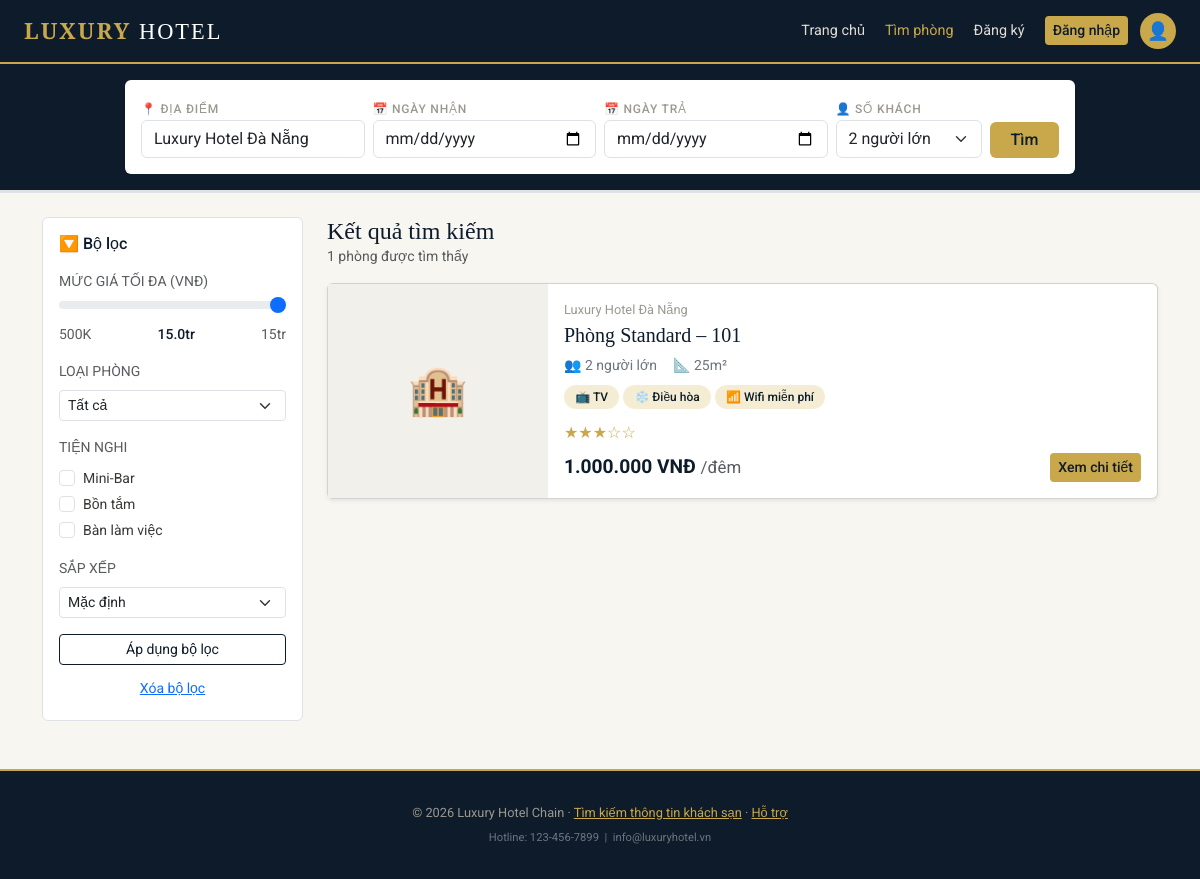
The page /views/search.php?diaDiem=Luxury+Hotel+Đà+Nẵng on the database its author committed.
### tables this page shows
CREATE TABLE `phong` (
  `MaPhong` varchar(10) NOT NULL,
  `SoPhong` varchar(10) NOT NULL,
  `MaKS` varchar(10) DEFAULT NULL,
  `MaLoai` varchar(10) DEFAULT NULL,
  `TrangThai` enum('Available','Reserved','Occupied','Cleaning') DEFAULT 'Available'
);

CREATE TABLE `khach_san` (
  `MaKS` varchar(10) NOT NULL,
  `TenKS` varchar(100) NOT NULL,
  `DiaChi` varchar(255) NOT NULL,
  `MoTa` text DEFAULT NULL,
  `HinhAnhDaiDien` varchar(255) DEFAULT NULL
);

CREATE TABLE `loai_phong` (
  `MaLoai` varchar(10) NOT NULL,
  `TenLoai` varchar(50) NOT NULL,
  `DonGia` decimal(15,2) NOT NULL,
  `DienTich` float DEFAULT NULL,
  `TienIch` text DEFAULT NULL,
  `MoTa` text DEFAULT NULL
);

### includes/functions.php (called while the page is built, shortened)
<?php
function fmtVND($soTien)
{
    return number_format((float)$soTien, 0, ',', '.') . ' VNĐ';
}
function renderSao($soSao)
{
    $soSao = max(0, min(5, (int)$soSao));
    return str_repeat('★', $soSao) . str_repeat('☆', 5 - $soSao);
}
function maLoaiSangSoSao($tenLoai)
{
    $map = ['Standard' => 3, 'Deluxe' => 4, 'Suite' => 5];
    foreach ($map as $key => $val) {
        if (stripos($tenLoai, $key) !== false) return $val;
    }
    return 3;
}
function tachTienIch($chuoiTienIch)
{
    return array_map('trim', explode(',', $chuoiTienIch));
}
function iconTienIch($tenTienIch)
{
    $map = [
        'TV' => '📺', 'Wifi miễn phí' => '📶', 'Wifi' => '📶', 'Wi-Fi' => '📶',
        'Mini-bar' => '🍸', 'Bàn làm việc' => '💼', 'Bồn tắm' => '🛁',
        'Điều hòa' => '❄️', 'Sofa' => '🛋️',
    ];
    foreach ($map as $key => $icon) {
        if (stripos($tenTienIch, $key) !== false) return $icon;
    }
    return '✓';
}
function h($chuoi)
{
    return htmlspecialchars($chuoi ?? '', ENT_QUOTES, 'UTF-8');
}

### views/search.php (the view, shortened to what this page needs)
<?php
require_once '../includes/functions.php';
require_once '../models/mdl_phong.php';
$diaDiem    = trim($_GET['diaDiem'] ?? '');
$ngayNhan   = trim($_GET['ngayNhan'] ?? '');
$ngayTra    = trim($_GET['ngayTra'] ?? '');
$soKhach    = trim($_GET['soKhach'] ?? '2');
$giaMax     = isset($_GET['giaMax']) && $_GET['giaMax'] !== '' ? (float)$_GET['giaMax'] : 15000000;
$sapXep     = trim($_GET['sapXep'] ?? '');
$tienIchLoc = $_GET['tienIch'] ?? [];
$loiNgay = '';
$homNay = date('Y-m-d');
$sql = "
    SELECT p.MaPhong, p.SoPhong, p.TrangThai,
           lp.MaLoai, lp.TenLoai, lp.DonGia, lp.DienTich, lp.TienIch,
           ks.MaKS, ks.TenKS, ks.DiaChi
    FROM phong p
    INNER JOIN loai_phong lp ON p.MaLoai = lp.MaLoai
    INNER JOIN khach_san ks ON p.MaKS = ks.MaKS
    WHERE p.TrangThai != 'Cleaning'
";
$params = [];
if ($diaDiem !== '') {
    $sql .= " AND (ks.TenKS LIKE :diaDiem OR ks.DiaChi LIKE :diaDiem2) ";
    $params[':diaDiem']  = '%' . $diaDiem . '%';
    $params[':diaDiem2'] = '%' . $diaDiem . '%';
}
$sql .= " AND lp.DonGia <= :giaMax ";
$params[':giaMax'] = $giaMax;
if ($ngayNhan !== '' && $ngayTra !== '' && $loiNgay === '') {
    $sql .= "
        AND NOT EXISTS (
            SELECT 1 FROM don_dat_phong ddp
            WHERE ddp.MaPhong = p.MaPhong
              AND ddp.TrangThaiDon != 'DaHuy'
              AND ddp.NgayNhan < :ngayTra
              AND ddp.NgayTra   > :ngayNhan
        )
    ";
    $params[':ngayNhan'] = $ngayNhan;
    $params[':ngayTra']  = $ngayTra;
} else {
    $sql .= " AND p.TrangThai = 'Available' ";
}
switch ($sapXep) {
    default:     $sql .= " ORDER BY ks.TenKS ASC ";   break;
}
$stmt = $pdo->prepare($sql);
foreach ($params as $key => $val) {
    $stmt->bindValue($key, $val);
}
$stmt->execute();
$dsPhong = $stmt->fetchAll();
require_once '../includes/head.php';
require_once '../includes/navbar.php';
?>
<div style="background:var(--navy)" class="py-3 border-bottom border-3" >
  <div class="container">
    <form action="search.php" method="GET" class="search-bar-card p-3 rounded">
      <div class="row g-2 align-items-end">
        <div class="col-12 col-md-3 text-start">
          <label>📍 Địa điểm</label>
          <input type="text" name="diaDiem" class="form-control" value="<?= h($diaDiem) ?>" placeholder="Bạn muốn đi đâu?">
        </div>
        <div class="col-6 col-md-3 text-start">
          <label>📅 Ngày nhận</label>
          <input type="date" name="ngayNhan" class="form-control" value="<?= h($ngayNhan) ?>" min="<?= $homNay ?>">
        </div>
        <div class="col-6 col-md-3 text-start">
          <label>📅 Ngày trả</label>
          <input type="date" name="ngayTra" class="form-control" value="<?= h($ngayTra) ?>" min="<?= h($ngayNhan ?: $homNay) ?>">
        </div>
        <div class="col-8 col-md-2 text-start">
          <label>👤 Số khách</label>
          <select name="soKhach" class="form-select">
            <?php foreach ([1,2,3,4] as $n): ?>
              <option value="<?= $n ?>" <?= $soKhach == $n ? 'selected' : '' ?>><?= $n ?> người lớn</option>
            <?php endforeach; ?>
          </select>
        </div>
        <div class="col-4 col-md-1">
          <button type="submit" class="btn btn-gold w-100">Tìm</button>
        </div>
      </div>
    </form>
  </div>
</div>
<div class="container my-4">
  <div class="row g-4">
    <div class="col-12 col-lg-3">
      <form action="search.php" method="GET" id="filterForm">
        <div class="filter-sidebar bg-white border rounded p-3">
          <h6 class="fw-medium mb-3" style="color:var(--navy)">🔽 Bộ lọc</h6>
          <div class="mb-3">
            <label class="small text-uppercase text-muted">Mức giá tối đa (VNĐ)</label>
            <input type="range" name="giaMax" class="form-range" min="500000" max="15000000" step="500000" value="<?= (int)$giaMax ?>" oninput="document.getElementById('priceLabel').textContent=(this.value/1000000).toFixed(1)+'tr'">
            <div class="d-flex justify-content-between small text-muted">
              <span>500K</span><span id="priceLabel" style="color:var(--navy);font-weight:500"><?= number_format($giaMax/1000000, 1) ?>tr</span><span>15tr</span>
            </div>
          </div>
          <div class="mb-3">
            <label class="small text-uppercase text-muted d-block mb-2">Loại phòng</label>
            <select name="loaiPhong" class="form-select form-select-sm">
              <option value="">Tất cả</option>
            </select>
          </div>
          <div class="mb-3">
            <label class="small text-uppercase text-muted d-block mb-2">Tiện nghi</label>
            <?php foreach (['minibar' => 'Mini-Bar', 'bontam' => 'Bồn tắm', 'banlv' => 'Bàn làm việc'] as $key => $label): ?>
              <div class="form-check">
                <input class="form-check-input" type="checkbox" name="tienIch[]" value="<?= $key ?>" id="ti-<?= $key ?>" <?= in_array($key, $tienIchLoc) ? 'checked' : '' ?>>
                <label class="form-check-label small" for="ti-<?= $key ?>"><?= $label ?></label>
              </div>
            <?php endforeach; ?>
          </div>
          <div class="mb-3">
            <label class="small text-uppercase text-muted d-block mb-2">Sắp xếp</label>
            <select name="sapXep" class="form-select form-select-sm">
              <option value="">Mặc định</option>
            </select>
          </div>
          <button type="submit" class="btn btn-outline-navy btn-sm w-100 mb-2">Áp dụng bộ lọc</button>
          <a href="search.php" class="btn btn-link btn-sm w-100">Xóa bộ lọc</a>
        </div>
      </form>
    </div>
    <div class="col-12 col-lg-9">
      <div class="d-flex justify-content-between align-items-center flex-wrap mb-3">
        <div>
          <h2 class="font-playfair h4 mb-0" style="color:var(--navy)">Kết quả tìm kiếm</h2>
          <p class="small text-muted mb-0"><?= count($dsPhong) ?> phòng được tìm thấy</p>
        </div>
      </div>
      <?php foreach ($dsPhong as $phong):
          $soSao = maLoaiSangSoSao($phong['TenLoai']);
          $dsTienIch = tachTienIch($phong['TienIch']);
          $linkChiTiet = 'room-detail.php?' . http_build_query([
              'id' => $phong['MaPhong'], 'ngayNhan' => $ngayNhan, 'ngayTra' => $ngayTra,
          ]);
      ?>
      <div class="card mb-3 shadow-sm flex-row flex-wrap" style="cursor:pointer" onclick="location.href='<?= h($linkChiTiet) ?>'">
        <div class="room-card-img" style="width:220px;min-height:160px">🏨</div>
        <div class="card-body">
          <p class="room-card-meta mb-1"><?= h($phong['TenKS']) ?></p>
          <h3 class="room-card-title h5">Phòng <?= h($phong['TenLoai']) ?> – <?= h($phong['SoPhong']) ?></h3>
          <div class="d-flex gap-3 small text-secondary mb-2">
            <span>👥 <?= h($soKhach) ?> người lớn</span>
            <span>📐 <?= h($phong['DienTich']) ?>m²</span>
          </div>
          <div class="mb-2">
            <?php foreach ($dsTienIch as $tienIch): ?>
              <span class="amenity-tag d-inline-block mb-1"><?= iconTienIch($tienIch) ?> <?= h($tienIch) ?></span>
            <?php endforeach; ?>
          </div>
          <div class="stars mb-2"><?= renderSao($soSao) ?></div>
          <div class="d-flex justify-content-between align-items-center mt-2">
            <div>
              <div class="room-price"><?= fmtVND($phong['DonGia']) ?> <span class="small text-muted fw-normal">/đêm</span></div>
            </div>
            <a href="<?= h($linkChiTiet) ?>" class="btn btn-gold btn-sm" onclick="event.stopPropagation()">Xem chi tiết</a>
          </div>
        </div>
      </div>
      <?php endforeach; ?>
    </div>
  </div>
</div>
<?php require_once '../includes/footer.php'; ?>

### assets/style.css (style rules this page uses)
:root { --navy: #0D1B2A; --navy-light: #1A2E45; --navy-mid: #243B55; --gold: #C9A84C; --gold-light: #E8C97A; --gold-pale: #F5EDD3; --off-white: #F8F6F1; --gray-400: #9B9890; --gray-600: #6B6860; --bs-body-font-family: 'Roboto', sans-serif; }
body { font-family: 'Roboto', sans-serif; background: var(--off-white); color: #3A3835; }
h1, h2, h3, .font-playfair { font-family: 'Playfair Display', serif; }
a { color: var(--gold); }
.btn-gold { background: var(--gold); color: var(--navy); border: none; font-weight: 500; }
.btn-outline-navy { color: var(--navy); border: 1.5px solid var(--navy); }
.search-bar-card { background: #fff; border-radius: 8px; max-width: 950px; margin: 0 auto; }
.search-bar-card label { font-size: 0.75rem; text-transform: uppercase; letter-spacing: 0.8px; color: var(--gray-400); font-weight: 500; }
.room-card-img, .gallery-img, .booking-history-img { background: #F2F0EB; color: var(--gray-400); display: flex; align-items: center; justify-content: center; font-size: 3rem; }
.room-card-title { font-family: 'Playfair Display', serif; color: var(--navy); }
.room-card-meta { font-size: 0.8rem; color: var(--gray-400); }
.amenity-tag { background: var(--gold-pale); color: var(--navy); font-size: 0.75rem; border-radius: 20px; padding: 0.2rem 0.7rem; font-weight: 500; }
.room-price { font-size: 1.2rem; font-weight: 700; color: var(--navy); }
.stars { color: var(--gold); }
.filter-sidebar { position: sticky; top: 80px; }

### rows shown on the page
phong: MaKS.TenKS "Luxury Hotel Đà Nẵng", MaLoai.TenLoai "Standard", SoPhong "101", MaLoai.DienTich "25", MaLoai.TienIch "📺", MaLoai.TienIch "TV", MaLoai.TienIch "❄️", MaLoai.TienIch "Điều hòa", MaLoai.TienIch "📶", MaLoai.TienIch "Wifi miễn phí", MaLoai.TenLoai "★★★☆☆", MaLoai.DonGia "1.000.000 VNĐ"

### other values the page prints
$giaMax/1000000 "15.0"
$label "Mini-Bar"
$label "Bồn tắm"
$label "Bàn làm việc"
count($dsPhong) "1"
form field soKhach "2 người lớn"
